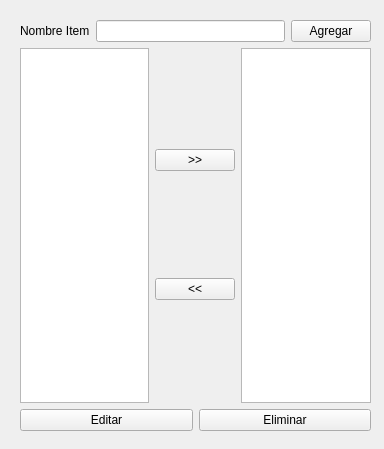
<?xml version="1.0" encoding="UTF-8"?>
<ui version="4.0">
 <class>MainWindow</class>
 <widget class="QMainWindow" name="MainWindow">
  <property name="geometry">
   <rect>
    <x>0</x>
    <y>0</y>
    <width>384</width>
    <height>449</height>
   </rect>
  </property>
  <property name="windowTitle">
   <string>MainWindow</string>
  </property>
  <widget class="QWidget" name="centralwidget">
   <widget class="QWidget" name="verticalLayoutWidget">
    <property name="geometry">
     <rect>
      <x>20</x>
      <y>20</y>
      <width>351</width>
      <height>411</height>
     </rect>
    </property>
    <layout class="QVBoxLayout" name="verticalLayout">
     <item>
      <layout class="QHBoxLayout" name="horizontalLayout">
       <item>
        <widget class="QLabel" name="lb_nombreitem">
         <property name="text">
          <string>Nombre Item</string>
         </property>
        </widget>
       </item>
       <item>
        <widget class="QLineEdit" name="nombre"/>
       </item>
       <item>
        <widget class="QPushButton" name="btn_izq_2">
         <property name="text">
          <string>Agregar</string>
         </property>
        </widget>
       </item>
      </layout>
     </item>
     <item>
      <layout class="QHBoxLayout" name="horizontalLayout_4">
       <item>
        <widget class="QListWidget" name="lista1"/>
       </item>
       <item>
        <layout class="QVBoxLayout" name="verticalLayout_2">
         <item>
          <widget class="QPushButton" name="btn_izq">
           <property name="text">
            <string>&gt;&gt;</string>
           </property>
          </widget>
         </item>
         <item>
          <widget class="QPushButton" name="regresar">
           <property name="text">
            <string>&lt;&lt;</string>
           </property>
          </widget>
         </item>
        </layout>
       </item>
       <item>
        <widget class="QListWidget" name="lista2"/>
       </item>
      </layout>
     </item>
     <item>
      <layout class="QHBoxLayout" name="horizontalLayout_2">
       <item>
        <widget class="QPushButton" name="editar">
         <property name="text">
          <string>Editar</string>
         </property>
        </widget>
       </item>
       <item>
        <widget class="QPushButton" name="eliminar">
         <property name="text">
          <string>Eliminar</string>
         </property>
        </widget>
       </item>
      </layout>
     </item>
    </layout>
   </widget>
  </widget>
 </widget>
 <resources/>
 <connections/>
</ui>
